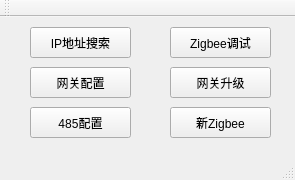
<?xml version="1.0" encoding="UTF-8"?>
<ui version="4.0">
 <class>MainWindow</class>
 <widget class="QMainWindow" name="MainWindow">
  <property name="geometry">
   <rect>
    <x>0</x>
    <y>0</y>
    <width>295</width>
    <height>180</height>
   </rect>
  </property>
  <property name="windowTitle">
   <string>多功能调试工具V0.1</string>
  </property>
  <widget class="QWidget" name="centralWidget">
   <widget class="QPushButton" name="ScanIpFuntion">
    <property name="geometry">
     <rect>
      <x>30</x>
      <y>10</y>
      <width>101</width>
      <height>31</height>
     </rect>
    </property>
    <property name="text">
     <string>IP地址搜索</string>
    </property>
   </widget>
   <widget class="QPushButton" name="ChangeIpAddress">
    <property name="geometry">
     <rect>
      <x>30</x>
      <y>50</y>
      <width>101</width>
      <height>31</height>
     </rect>
    </property>
    <property name="text">
     <string>网关配置</string>
    </property>
   </widget>
   <widget class="QPushButton" name="pushButton_3">
    <property name="geometry">
     <rect>
      <x>170</x>
      <y>10</y>
      <width>101</width>
      <height>31</height>
     </rect>
    </property>
    <property name="text">
     <string>Zigbee调试</string>
    </property>
   </widget>
   <widget class="QPushButton" name="updataOrVpn">
    <property name="geometry">
     <rect>
      <x>170</x>
      <y>50</y>
      <width>101</width>
      <height>31</height>
     </rect>
    </property>
    <property name="text">
     <string>网关升级</string>
    </property>
   </widget>
   <widget class="QPushButton" name="Chage485Funtion">
    <property name="geometry">
     <rect>
      <x>30</x>
      <y>90</y>
      <width>101</width>
      <height>31</height>
     </rect>
    </property>
    <property name="text">
     <string>485配置</string>
    </property>
   </widget>
   <widget class="QPushButton" name="NewZigbeeFuntion">
    <property name="geometry">
     <rect>
      <x>170</x>
      <y>90</y>
      <width>101</width>
      <height>31</height>
     </rect>
    </property>
    <property name="text">
     <string>新Zigbee</string>
    </property>
   </widget>
  </widget>
  <widget class="QMenuBar" name="menuBar">
   <property name="geometry">
    <rect>
     <x>0</x>
     <y>0</y>
     <width>295</width>
     <height>23</height>
    </rect>
   </property>
  </widget>
  <widget class="QToolBar" name="mainToolBar">
   <attribute name="toolBarArea">
    <enum>TopToolBarArea</enum>
   </attribute>
   <attribute name="toolBarBreak">
    <bool>false</bool>
   </attribute>
  </widget>
  <widget class="QStatusBar" name="statusBar"/>
 </widget>
 <layoutdefault spacing="6" margin="11"/>
 <resources/>
 <connections/>
</ui>
